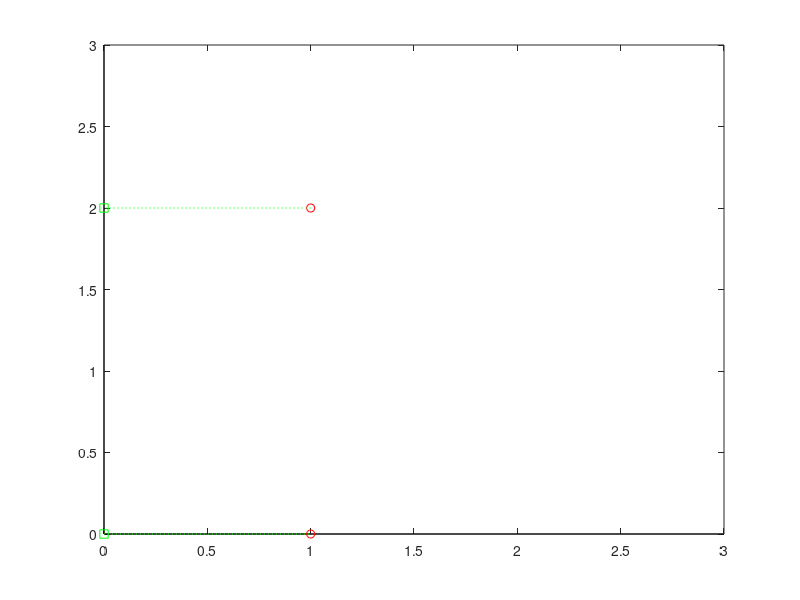

Source code (MATLAB): (Note: this script raises an error after producing the figure.)
plot([0 3],[0 0],'k',[0 0],[0 3],'k'); 
hold on 
x=[1 0 0 1;1 2 2 1;1 .3 .3 1;1 1.7 1.7 1];
y=[2 2 0 0;0 0 2 2;1.95 1.95 .05 .05;.05 .05 1.95 1.95];
numcurves=4; 
t=0:.002:1; 
for i=1:numcurves 
  plot(x(i,1),y(i,1),'ro',x(i,4),y(i,4),'ro') 
  plot([x(i,1),x(i,2)],[y(i,1),y(i,2)],'g:') 
  plot([x(i,3),x(i,4)],[y(i,3),y(i,4)],'g:') 
  plot(x(i,2),y(i,2),'gs',x(i,3),y(i,3),'gs') 
% some code needed here 
  xp=x(i,1)+bx*t+cx*t.*t+dx*t.^3; 
  yp=y(i,1)+by*t+cy*t.*t+dy*t.^3; 
  plot(xp,yp,'k') 
end 
axis square
grid
hold off
